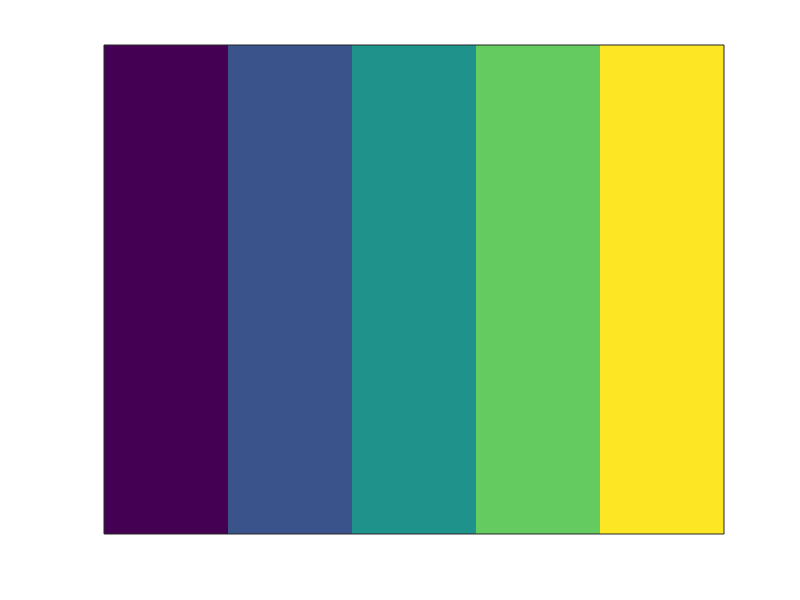

Recreate this plot in MATLAB. (Note: this script raises an error after producing the figure.)
clear
clc
n = input('Enter the dimensions n:');
A = zeros (n);
for i = 1:n;
    for j = 1:n;
        A(i,j) = j+(n*(i-1));
    end
end
A
for t=1:200
    for i=1:n
        for j=1:n
            A(i,j)=A(i,j)+1;
            if(A(i,j)>n)
                A(i,j)=A(i,j)-n;
            end
        end
    end
    imagesc(A);
    set(gca,'XTick',[]);
    set(gca,'YTick',[]);
    S(t)=getframe();
end
movie2avi(S,'B_Horizontal_Distribution.avi')